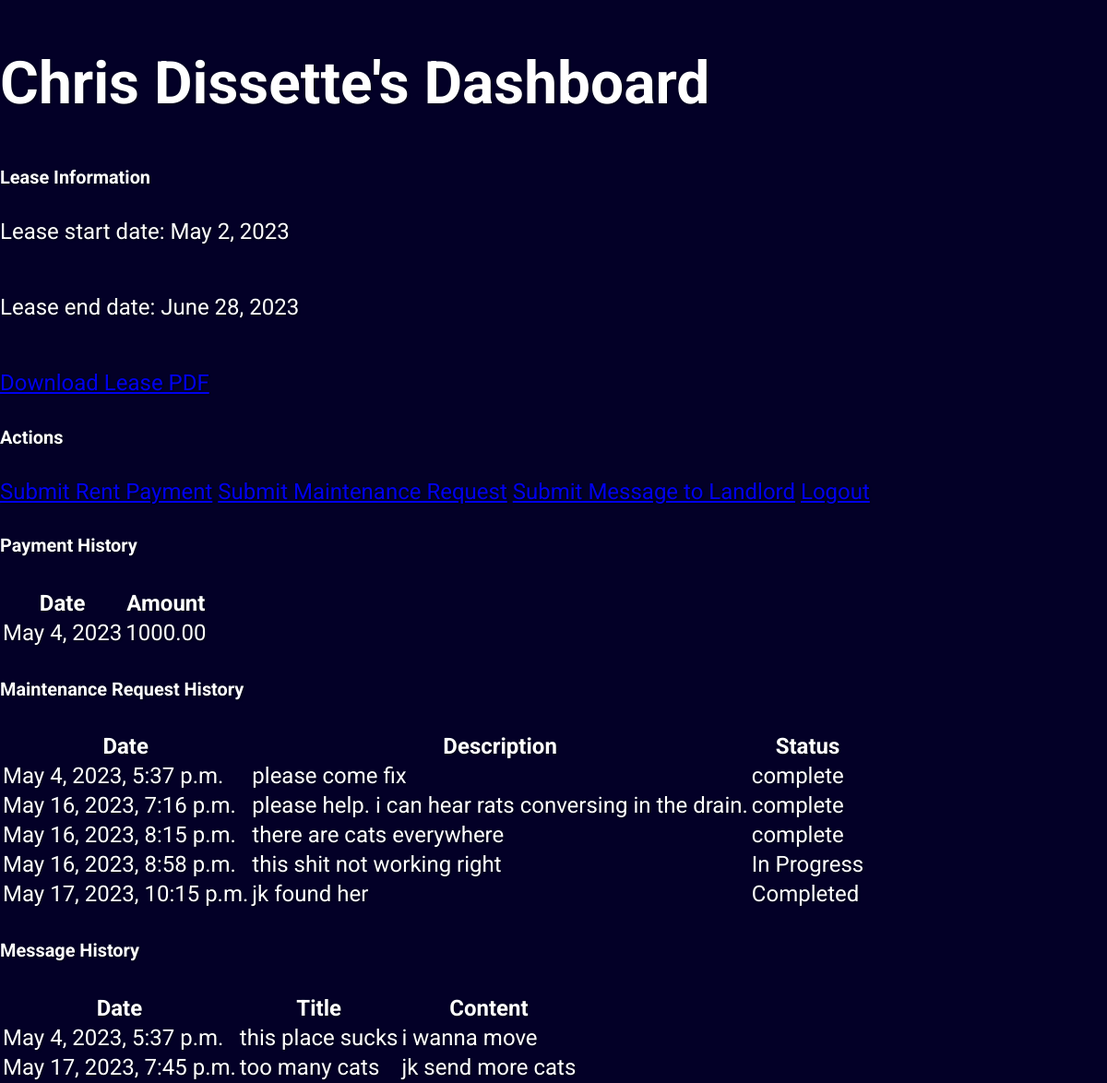
The app's page /tenant_dashboard/ (signed in) with its own data.
### tenant_portal_app/models.py (models this page shows, shortened)
class Tenant(models.Model):
    user = models.OneToOneField(CustomUser, on_delete=models.CASCADE)  # Updated
    landlord = models.ForeignKey(Landlord, on_delete=models.CASCADE)
    first_name = models.CharField(max_length=30)
    last_name = models.CharField(max_length=30)
    email = models.EmailField()
    phone_number = models.CharField(max_length=10)
    apartment_number = models.CharField(max_length=10)
    lease_pdf = models.FileField(upload_to='leases/')
    lease_start = models.DateField()
    lease_end = models.DateField()
    monthly_rent = models.DecimalField(max_digits=7, decimal_places=2)
    roommate = models.ForeignKey("self", null=True, blank=True, on_delete=models.SET_NULL)
    is_first_login = models.BooleanField(default=True)

class RentPayment(models.Model):
    tenant = models.ForeignKey(Tenant, on_delete=models.CASCADE)
    amount = models.DecimalField(max_digits=7, decimal_places=2)
    payment_date = models.DateField()

class MaintenanceRequest(models.Model):
    tenant = models.ForeignKey(Tenant, on_delete=models.CASCADE, related_name='maintenance_requests')
    title = models.CharField(max_length=100)
    STATUS_CHOICES = [
        ('Pending', 'Pending'),
        ('In Progress', 'In Progress'),
        ('Completed', 'Completed'),
    ]
    description = models.TextField()
    submitted_date = models.DateTimeField(auto_now_add=True)
    status = models.CharField(max_length=50, choices=STATUS_CHOICES, default='Pending')

class Message(models.Model):
    tenant = models.ForeignKey(Tenant, on_delete=models.CASCADE, related_name='messages')
    title = models.CharField(max_length=100)
    content = models.TextField()
    submitted_date = models.DateTimeField(auto_now_add=True)

### tenant_portal_app/views.py (the view)
# urls.py: path('tenant_dashboard/', views.tenant_dashboard, name='tenant_dashboard'),
@login_required
def tenant_dashboard(request):
    if not hasattr(request.user, 'tenant'):
        return redirect('home')
    tenant = request.user.tenant
    payments = RentPayment.objects.filter(tenant=tenant)
    maintenance_requests = MaintenanceRequest.objects.filter(tenant=tenant)
    messages = Message.objects.filter(tenant=tenant)
    context = {
        'tenant': tenant,
        'payments': payments,
        'maintenance_requests': maintenance_requests,
        'messages': messages
    }
    return render(request, 'tenant_dashboard.html', context)

### tenant_portal_app/templates/tenant_dashboard.html
{% extends 'base.html' %}
{% block content %}
<div class="container">
    <div class="heading">
        <h2>{{ tenant.first_name }} {{ tenant.last_name }}'s Dashboard</h2>
    </div>
    <div class="info-cards">
        <div class="card">
            <h5>Lease Information</h5>
            <p>Lease start date: {{ tenant.lease_start }}</p>
            <p>Lease end date: {{ tenant.lease_end }}</p>
            <a href="{{ tenant.lease_pdf.url }}" download>Download Lease PDF</a>
        </div>
        <div class="card">
            <h5>Actions</h5>
            <a href="{% url 'submit_rent_payment' %}">Submit Rent Payment</a>
            <a href="{% url 'submit_maintenance_request' %}">Submit Maintenance Request</a>
            <a href="{% url 'submit_message' %}">Submit Message to Landlord</a>
            <a href="{% url 'user_logout' %}">Logout</a>
        </div>
    </div>
    <div class="tables">
        <div class="table-container">
            <h5>Payment History</h5>
            <table>
                <thead>
                    <tr>
                        <th>Date</th>
                        <th>Amount</th>
                    </tr>
                </thead>
                <tbody>
                    {% for payment in payments %}
                    <tr>
                        <td>{{ payment.payment_date|date:"F j, Y" }}</td>
                        <td>{{ payment.amount|floatformat:2 }}</td>
                    </tr>
                    {% empty %}
                    <tr>
                        <td colspan="2">No payment history found.</td>
                    </tr>
                    {% endfor %}
                </tbody>
            </table>
        </div>
        <div class="table-container">
            <h5>Maintenance Request History</h5>
            <table>
                <thead>
                    <tr>
                        <th>Date</th>
                        <th>Description</th>
                        <th>Status</th>
                    </tr>
                </thead>
                <tbody>
                    {% for request in maintenance_requests %}
                    <tr>
                        <td>{{ request.submitted_date|date:"F j, Y, g:i a" }}</td>
                        <td>{{ request.description }}</td>
                        <td>{{ request.status }}</td>
                    </tr>
                    {% empty %}
                    <tr>
                        <td colspan="3">No maintenance requests found.</td>
                    </tr>
                    {% endfor %}
                </tbody>
            </table>
        </div>
        <div class="table-container">
            <h5>Message History</h5>
            <table>
                <thead>
                    <tr>
                        <th>Date</th>
                        <th>Title</th>
                        <th>Content</th>
                    </tr>
                </thead>
                <tbody>
                    {% for message in messages %}
                    <tr>
                        <td>{{ message.submitted_date|date:"F j, Y, g:i a" }}</td>
                        <td>{{ message.title }}</td>
                        <td>{{ message.content }}</td>
                    </tr>
                    {% empty %}
                    <tr>
                        <td colspan="3">No messages found.</td>
                    </tr>
                    {% endfor %}
                </tbody>
            </table>
        </div>
    </div>
</div>
{% endblock %}

### tenant_portal_app/templates/base.html (shortened to what this page needs)
{% load static %}
<!DOCTYPE html>
<html lang="en">
<head>
    <link rel="stylesheet" href="{% static 'css/main.css' %}">
</head>
<body>
    {% block content %}
    {% endblock %}
</body>
</html>

### tenant_portal_app/static/css/main.css (style rules this page uses)
:root { --background-color: #030027; --button-color: #28AFB0; --button-hover: #70ee9c; --button-link-color: #ffffff; --secondary-color: #480355; --text-color: #ffffff; --link-color: #28AFB0; --danger: #cc0000; --danger-hover: #cc0000; --danger-text: #ffffff; --table-text: #FEFFFE; }
body { font-family: 'Roboto', Arial, sans-serif; background-color: var(--background-color); color: var(--text-color); display: flex; height: 98vh; margin: 0; font-size: 1.5rem; text-shadow: 1px 1px 2px rgba(0, 0, 0, 0.5); }
h2 { font-size: 4rem; font-weight: 700; }
p { padding-bottom: 30px; }

### records on screen
Tenant: first_name "Chris", last_name "Dissette", lease_start "May 2, 2023", lease_end "June 28, 2023"
RentPayment: payment_date "May 4, 2023", amount "1000.00"
MaintenanceRequest: submitted_date "May 4, 2023, 5:37 p.m.", description "please come fix", status "complete"
MaintenanceRequest: submitted_date "May 16, 2023, 7:16 p.m.", description "please help. i can hear rats conversing in the drain.", status "complete"
MaintenanceRequest: submitted_date "May 16, 2023, 8:15 p.m.", description "there are cats everywhere", status "complete"
MaintenanceRequest: submitted_date "May 16, 2023, 8:58 p.m.", description "this shit not working right", status "In Progress"
MaintenanceRequest: submitted_date "May 17, 2023, 10:15 p.m.", description "jk found her", status "Completed"
Message: submitted_date "May 4, 2023, 5:37 p.m.", title "this place sucks", content "i wanna move"
Message: submitted_date "May 17, 2023, 7:45 p.m.", title "too many cats", content "jk send more cats"
